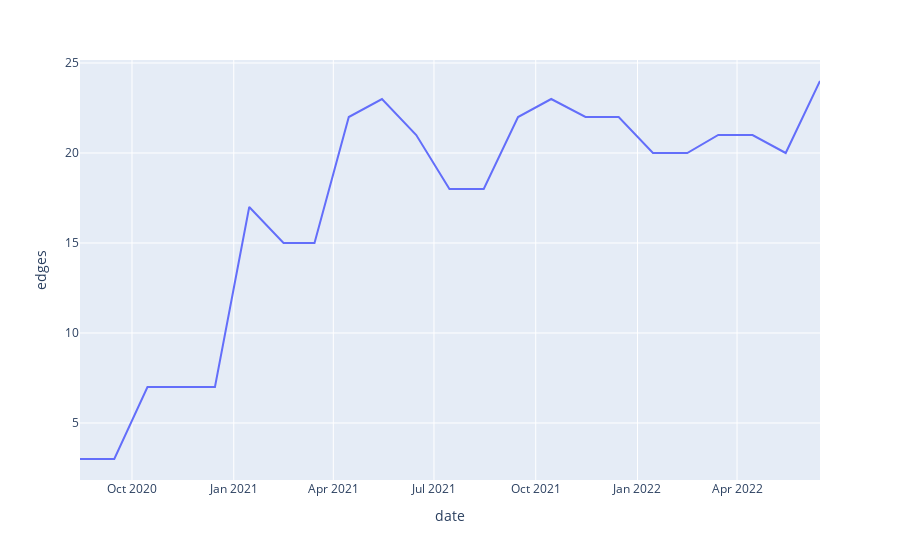

Here is the notebook cell this chart was saved with:
### Markdown cell above
## Visualisation: Individual Summary Statistics

### Code cell
import matplotlib.pyplot as plt
from mpl_toolkits.axes_grid1 import ImageGrid


## progression over time 
fig = plt.figure(figsize=(100, 100))
grid = ImageGrid(fig, 111,  # similar to subplot(111)
                 nrows_ncols=(1, 26),  # creates 2x2 grid of axes
                 axes_pad=0.1,  # pad between axes in inch.
                 )


for ax, snapshot in zip(grid,df_stats_t.index[11:]): 

    path_img = f'/local/scratch/exported/governance-erc20/project_erc20_governanceTokens_data/output_t1/pics/pic_vNetwork_{snapshot}.png'
    im = plt.imread(path_img)
    ax.imshow(im)
    ax.set_title(snapshot)


plt.show()

### Figure 1 — Plotly figure (JSON) as saved in the notebook; plotly's stock layout.template omitted (floating-point values rounded to 4 significant figures)
{"data": [{"hovertemplate": "date=%{x}<br>edges=%{y}<extra></extra>", "legendgroup": "", "line": {"color": "#636efa", "dash": "solid"}, "marker": {"symbol": "circle"}, "mode": "lines", "name": "", "orientation": "v", "showlegend": false, "type": "scatter", "x": ["2020-08-15", "2020-09-15", "2020-10-15", "2020-11-15", "2020-12-15", "2021-01-15", "2021-02-15", "2021-03-15", "2021-04-15", "2021-05-15", "2021-06-15", "2021-07-15", "2021-08-15", "2021-09-15", "2021-10-15", "2021-11-15", "2021-12-15", "2022-01-15", "2022-02-15", "2022-03-15", "2022-04-15", "2022-05-15", "2022-06-15"], "xaxis": "x", "y": [3, 3, 7, 7, 7, 17, 15, 15, 22, 23, 21, 18, 18, 22, 23, 22, 22, 20, 20, 21, 21, 20, 24], "yaxis": "y"}], "layout": {"legend": {"tracegroupgap": 0}, "margin": {"t": 60}, "xaxis": {"anchor": "y", "domain": [0, 1], "title": {"text": "date"}}, "yaxis": {"anchor": "x", "domain": [0, 1], "title": {"text": "edges"}}}}
